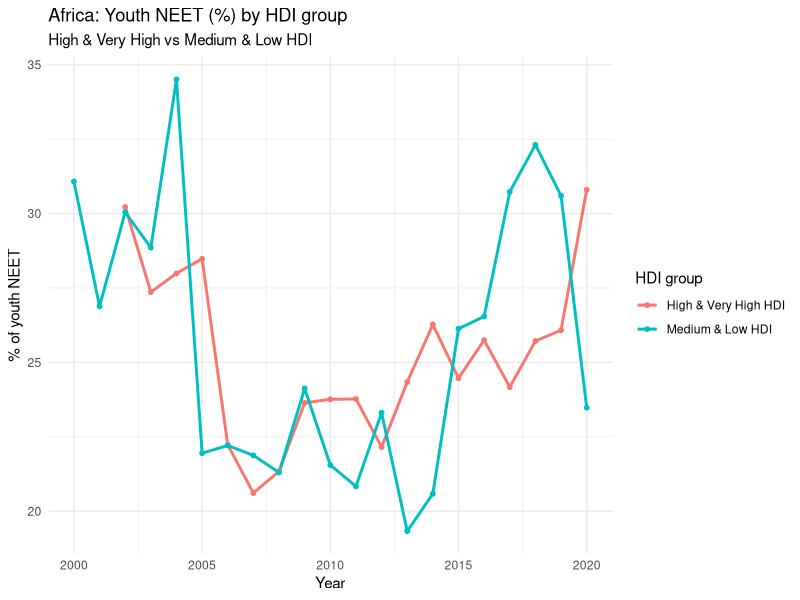

Write R code to recreate this figure.
library(readr)
library(dplyr)
library(ggplot2)

# Load merged dataset containing NEET rates, HDI values, and continent labels
df <- read_csv("youth_continents_hdi_2000_2020.csv")

df <- df %>%
# Create HDI tiers and broader HDI groups for comparing NEET outcomes
  mutate(
    HDI_tier = case_when(
      HDI >= 0.800                    ~ "Very High",
      HDI >= 0.700 & HDI < 0.800      ~ "High",
      HDI >= 0.550 & HDI < 0.700      ~ "Medium",
      HDI < 0.550                     ~ "Low",
      TRUE                            ~ NA_character_
    ),
    HDI_group2 = case_when(
      HDI_tier %in% c("Very High", "High")   ~ "High & Very High HDI",
      HDI_tier %in% c("Medium", "Low")       ~ "Medium & Low HDI",
      TRUE                                   ~ NA_character_
    )
  ) %>%
  filter(!is.na(HDI_group2))   #remove rows without valid HDI grouping

# Compute annual average NEET for Africa by HDI group
africa <- df %>%
  filter(Continent == "Africa") %>%
  group_by(Year, HDI_group2) %>%
  summarise(
    mean_neet = mean(share_neet, na.rm = TRUE),
    .groups = "drop"
  )

# Plot NEET trends over time for African HDI groups
ggplot(africa, aes(x = Year, y = mean_neet, colour = HDI_group2)) +
  geom_line(linewidth = 1) +
  geom_point(size = 1.3) +
  labs(
    title = "Africa: Youth NEET (%) by HDI group",
    subtitle = "High & Very High vs Medium & Low HDI",
    x = "Year",
    y = "% of youth NEET",
    colour = "HDI group"
  ) +
  theme_minimal()

